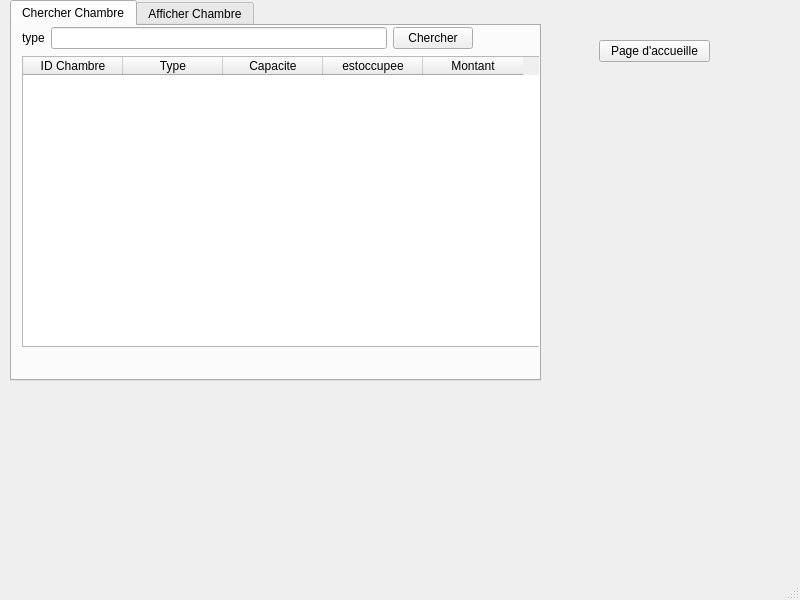
<?xml version="1.0" encoding="UTF-8"?>
<ui version="4.0">
 <class>GestionChambre</class>
 <widget class="QMainWindow" name="GestionChambre">
  <property name="geometry">
   <rect>
    <x>0</x>
    <y>0</y>
    <width>800</width>
    <height>600</height>
   </rect>
  </property>
  <property name="windowTitle">
   <string>MainWindow</string>
  </property>
  <widget class="QWidget" name="centralwidget">
   <widget class="QTabWidget" name="tabWidget">
    <property name="geometry">
     <rect>
      <x>10</x>
      <y>0</y>
      <width>531</width>
      <height>381</height>
     </rect>
    </property>
    <property name="currentIndex">
     <number>0</number>
    </property>
    <widget class="QWidget" name="tab_2">
     <attribute name="title">
      <string>Chercher Chambre</string>
     </attribute>
     <widget class="QWidget" name="layoutWidget_2">
      <property name="geometry">
       <rect>
        <x>10</x>
        <y>0</y>
        <width>451</width>
        <height>24</height>
       </rect>
      </property>
      <layout class="QHBoxLayout" name="horizontalLayout">
       <item>
        <widget class="QLabel" name="label_2">
         <property name="text">
          <string>type</string>
         </property>
        </widget>
       </item>
       <item>
        <widget class="QLineEdit" name="CNIECherche"/>
       </item>
       <item>
        <widget class="QPushButton" name="ButtonChercher">
         <property name="text">
          <string>Chercher</string>
         </property>
        </widget>
       </item>
      </layout>
     </widget>
     <widget class="QTableWidget" name="tableWidgetClients_2">
      <property name="geometry">
       <rect>
        <x>10</x>
        <y>30</y>
        <width>521</width>
        <height>291</height>
       </rect>
      </property>
      <column>
       <property name="text">
        <string>ID Chambre</string>
       </property>
      </column>
      <column>
       <property name="text">
        <string>Type</string>
       </property>
      </column>
      <column>
       <property name="text">
        <string>Capacite</string>
       </property>
      </column>
      <column>
       <property name="text">
        <string>estoccupee</string>
       </property>
      </column>
      <column>
       <property name="text">
        <string>Montant</string>
       </property>
      </column>
     </widget>
    </widget>
    <widget class="QWidget" name="tab_3">
     <attribute name="title">
      <string>Afficher Chambre</string>
     </attribute>
     <widget class="QTableWidget" name="tableWidgetClients">
      <property name="geometry">
       <rect>
        <x>10</x>
        <y>0</y>
        <width>521</width>
        <height>291</height>
       </rect>
      </property>
      <column>
       <property name="text">
        <string>ID Chambre</string>
       </property>
      </column>
      <column>
       <property name="text">
        <string>Type</string>
       </property>
      </column>
      <column>
       <property name="text">
        <string>Capacite</string>
       </property>
      </column>
      <column>
       <property name="text">
        <string>estoccupee</string>
       </property>
      </column>
      <column>
       <property name="text">
        <string>Montant</string>
       </property>
      </column>
     </widget>
     <widget class="QPushButton" name="ButtonMise">
      <property name="geometry">
       <rect>
        <x>50</x>
        <y>320</y>
        <width>80</width>
        <height>22</height>
       </rect>
      </property>
      <property name="text">
       <string>Mise à jour</string>
      </property>
     </widget>
    </widget>
   </widget>
   <widget class="QPushButton" name="pushButton">
    <property name="geometry">
     <rect>
      <x>599</x>
      <y>40</y>
      <width>111</width>
      <height>22</height>
     </rect>
    </property>
    <property name="text">
     <string>Page d'accueille</string>
    </property>
   </widget>
  </widget>
  <widget class="QMenuBar" name="menubar">
   <property name="geometry">
    <rect>
     <x>0</x>
     <y>0</y>
     <width>800</width>
     <height>21</height>
    </rect>
   </property>
  </widget>
  <widget class="QStatusBar" name="statusbar"/>
 </widget>
 <resources/>
 <connections/>
</ui>
